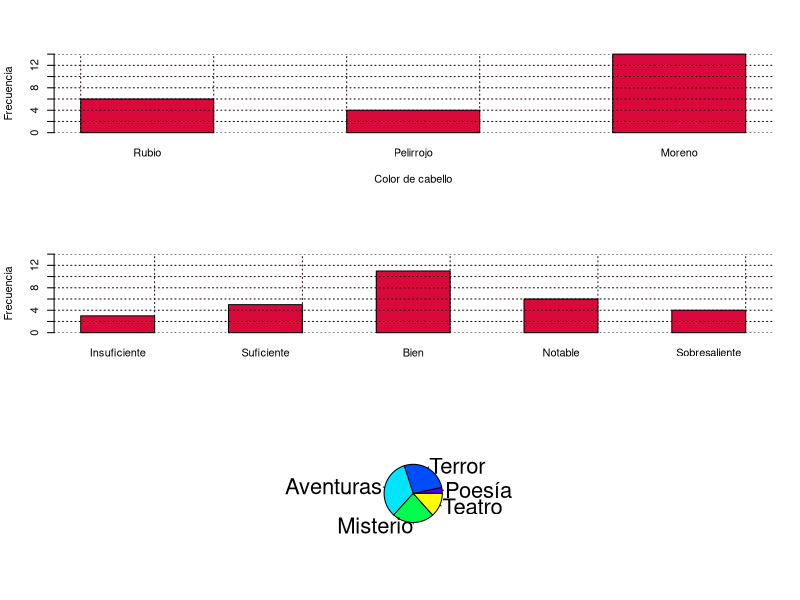

Recreate this plot in R.
# Graficos estadisticos: Eduardo Mendieta, Freddy Montalván.


main <- function(){
   
    par(mfrow = c(3, 1))

    # EJERCICIO 1: -------------------------------
    colores_cabello <- c('Rubio', 'Pelirrojo', 'Moreno')
    frecuencias <- c(6, 4, 14)
    barplot(height = frecuencias, names = colores_cabello, space = 1, width = 2, col = '#DA093C', xlab = 'Color de cabello', ylab = 'Frecuencia', ylim = c(0, 14))
    grid(col = '#1B060B', lty = 'dotted')

    # EJERCICIO 2: -------------------------------
    escalas <- c('Insuficiente', 'Suficiente', 'Bien', 'Notable', 'Sobresaliente')
    frecuencias <- c(3, 5, 11, 6, 4)
    barplot(height = frecuencias, names = escalas, space = 1, col = '#DA093C', ylab = 'Frecuencia', ylim = c(0, 14))
    grid(col = '#1B060B', lty = 'dotted')

    # EJERCICIO 3: -------------------------------
    frecuencias <- c(3, 24, 30, 21, 12)    
    libros <- c('Poesía', 'Terror', 'Aventuras', 'Misterio', 'Teatro')
    pie(frecuencias, labels = libros, col = topo.colors(5), cex = 2)
}


main()
